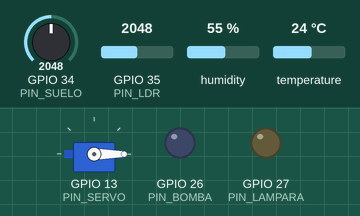
A sketch run on a simulated ESP32. Shown: servo, output pins drawn as LEDs (lit = HIGH). Inputs (shaded band) come from the test bench; at power-on: temperature 24 °C, GPIO 34 (PIN_SUELO) = 2048, GPIO 35 (PIN_LDR) = 2048, humidity 55 %. WiFi joins after 1.5 s; servers stay silent unless stated; random numbers use the default seed unless the sketch sets one; no MQTT or app messages arrive unless stated; what the sketch prints to the serial monitor is not drawn.

Above: at 2.7 s.
2.8 s: temperature set to 27.2 °C
7.2 s: temperature set to 28.4 °C
At 10.5 s:
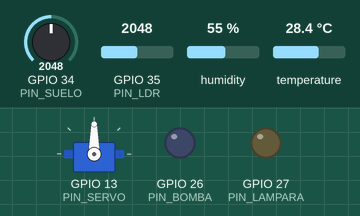
11.5 s: GPIO 34 (PIN_SUELO) set to 1462
13.2 s: GPIO 34 (PIN_SUELO) set to 1375
At 14.8 s:
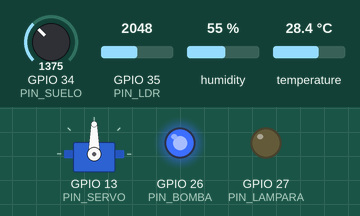
15.5 s: GPIO 35 (PIN_LDR) set to 2881
17.2 s: GPIO 35 (PIN_LDR) set to 2967
At 19.1 s:
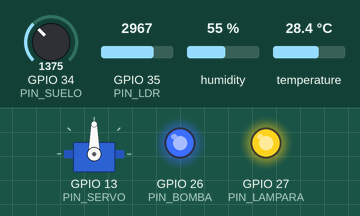
Timing chart, 0 to 20.5 s (numbered marks = the images above; inputs shaded):
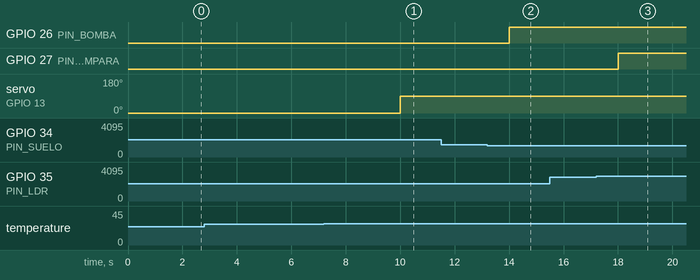

The sketch:

sketch.ino
```cpp
/*
 * Invernadero inteligente - ESP32 (simulado en Wokwi)
 *
 * Sensores : DHT22 (temperatura/humedad aire), potenciómetro (humedad de suelo),
 *            LDR (luz)
 * Actuadores: LED azul (bomba de riego), LED amarillo (lámpara de crecimiento),
 *            servo (ventana de ventilación)
 * Comunicación: MQTT (PubSubClient) <-> Streamlit
 *
 * Topics (TOPIC_BASE + sufijo):
 *   /sensores  (ESP32 -> app)  JSON con lecturas y estado de actuadores
 *   /comandos  (app -> ESP32)  JSON con órdenes, p. ej. {"bomba":true}
 *   /estado    (ESP32 -> app)  "online" / "offline" (retenido, con LWT)
 *
 * IMPORTANTE: cambia TOPIC_BASE por un identificador propio y usa el mismo
 * valor en la app de Streamlit (barra lateral o secrets).
 */
#include <WiFi.h>
#include <PubSubClient.h>
#include <DHT.h>
#include <ESP32Servo.h>
#include <ArduinoJson.h>

// ------------------------- CONFIGURACIÓN -------------------------
const char* WIFI_SSID = "Wokwi-GUEST";
const char* WIFI_PASS = "";
const char* MQTT_HOST = "broker.hivemq.com";
const uint16_t MQTT_PORT = 1883;
const char* TOPIC_BASE = "eafit/invernadero/inv-7k7a86o0";

// Pines
const int PIN_DHT     = 15;
const int PIN_SUELO   = 34;  // potenciómetro (ADC1)
const int PIN_LDR     = 35;  // salida analógica del módulo LDR (ADC1)
const int PIN_BOMBA   = 26;
const int PIN_LAMPARA = 27;
const int PIN_SERVO   = 13;

// En el módulo LDR de Wokwi la salida analógica sube cuando hay MENOS luz.
// Si en tu simulación ves el comportamiento contrario, pon false.
const bool LDR_INVERTIDO = true;

const unsigned long INTERVALO_PUBLICACION_MS = 2000;
const unsigned long BOMBA_MAX_MS = 60000;  // seguridad en modo manual
const int HISTERESIS = 10;                 // puntos porcentuales

// ------------------------- OBJETOS Y ESTADO -------------------------
DHT dht(PIN_DHT, DHT22);
Servo ventanaServo;
WiFiClient wifiClient;
PubSubClient mqtt(wifiClient);

String topicSensores, topicComandos, topicEstado;

struct Estado {
  bool modoAuto = true;
  bool bomba = false;
  bool lampara = false;
  int ventana = 0;          // 0..100 %
  int umbralSuelo = 35;     // % mínimo de humedad de suelo
  int umbralLuz = 30;       // % mínimo de luz
  float umbralTemp = 28.0;  // °C máxima antes de abrir la ventana
} est;

float temp = NAN, hum = NAN;
int suelo = 0, luz = 0;
unsigned long ultimaPub = 0, bombaDesde = 0;

// ------------------------- SALIDAS -------------------------
void ponerBomba(bool encendida) {
  if (encendida && !est.bomba) bombaDesde = millis();
  est.bomba = encendida;
}

void aplicarSalidas() {
  digitalWrite(PIN_BOMBA, est.bomba ? HIGH : LOW);
  digitalWrite(PIN_LAMPARA, est.lampara ? HIGH : LOW);
  ventanaServo.write(map(est.ventana, 0, 100, 0, 90));
}

// ------------------------- SENSORES -------------------------
void leerSensores() {
  float t = dht.readTemperature();
  float h = dht.readHumidity();
  if (!isnan(t)) temp = t;
  if (!isnan(h)) hum = h;

  suelo = constrain(map(analogRead(PIN_SUELO), 0, 4095, 0, 100), 0, 100);
  int l = constrain(map(analogRead(PIN_LDR), 0, 4095, 0, 100), 0, 100);
  luz = LDR_INVERTIDO ? 100 - l : l;
}

// ------------------------- LÓGICA AUTOMÁTICA -------------------------
void logicaAutomatica() {
  if (!est.modoAuto) return;

  if (suelo < est.umbralSuelo) ponerBomba(true);
  else if (suelo > est.umbralSuelo + HISTERESIS) ponerBomba(false);

  if (luz < est.umbralLuz) est.lampara = true;
  else if (luz > est.umbralLuz + HISTERESIS) est.lampara = false;

  if (!isnan(temp)) {
    if (temp > est.umbralTemp) est.ventana = 100;
    else if (temp < est.umbralTemp - 2.0) est.ventana = 0;
  }
}

// Seguridad: en modo manual la bomba no puede quedar encendida indefinidamente.
void seguridadBomba() {
  if (!est.modoAuto && est.bomba && millis() - bombaDesde > BOMBA_MAX_MS) {
    est.bomba = false;
    Serial.println("[SEGURIDAD] Bomba apagada por tiempo maximo en modo manual");
  }
}

// ------------------------- MQTT -------------------------
void publicarSensores() {
  JsonDocument doc;
  if (!isnan(temp)) doc["temp"] = roundf(temp * 10) / 10.0f;
  if (!isnan(hum)) doc["hum"] = roundf(hum * 10) / 10.0f;
  doc["suelo"] = suelo;
  doc["luz"] = luz;
  doc["bomba"] = est.bomba;
  doc["lampara"] = est.lampara;
  doc["ventana"] = est.ventana;
  doc["modo"] = est.modoAuto ? "auto" : "manual";
  JsonObject u = doc["umbrales"].to<JsonObject>();
  u["suelo"] = est.umbralSuelo;
  u["luz"] = est.umbralLuz;
  u["temp"] = est.umbralTemp;
  doc["uptime"] = millis() / 1000;

  char buf[384];
  size_t n = serializeJson(doc, buf, sizeof(buf));
  mqtt.publish(topicSensores.c_str(), (const uint8_t*)buf, n, false);
}

void onMensaje(char* topic, byte* payload, unsigned int length) {
  JsonDocument doc;
  DeserializationError err = deserializeJson(doc, payload, length);
  if (err) {
    Serial.print("[MQTT] JSON invalido: ");
    Serial.println(err.c_str());
    return;
  }

  bool tocaActuador = false;
  bool traeModo = doc["modo"].is<const char*>();

  if (traeModo) est.modoAuto = (strcmp(doc["modo"], "auto") == 0);
  if (doc["bomba"].is<bool>()) { ponerBomba(doc["bomba"].as<bool>()); tocaActuador = true; }
  if (doc["lampara"].is<bool>()) { est.lampara = doc["lampara"].as<bool>(); tocaActuador = true; }
  if (doc["ventana"].is<int>()) { est.ventana = constrain(doc["ventana"].as<int>(), 0, 100); tocaActuador = true; }

  if (doc["umbral_suelo"].is<int>()) est.umbralSuelo = constrain(doc["umbral_suelo"].as<int>(), 0, 100);
  if (doc["umbral_luz"].is<int>()) est.umbralLuz = constrain(doc["umbral_luz"].as<int>(), 0, 100);
  if (doc["umbral_temp"].is<float>()) est.umbralTemp = constrain(doc["umbral_temp"].as<float>(), 0.0f, 60.0f);

  // Una orden manual sobre un actuador saca al sistema del modo automático.
  if (tocaActuador && !traeModo) est.modoAuto = false;

  Serial.printf("[MQTT] Comando recibido en %s\n", topic);
  aplicarSalidas();
  publicarSensores();  // confirmación inmediata hacia la app
}

void conectarWiFi() {
  Serial.print("Conectando a WiFi");
  WiFi.begin(WIFI_SSID, WIFI_PASS, 6);
  while (WiFi.status() != WL_CONNECTED) {
    delay(250);
    Serial.print(".");
  }
  Serial.println(" OK");
}

void conectarMQTT() {
  while (!mqtt.connected()) {
    Serial.print("Conectando a MQTT...");
    String cid = "esp32-inv-" + String((uint32_t)esp_random(), HEX);
    // Last Will: si el ESP32 se cae, el broker publica "offline" (retenido)
    if (mqtt.connect(cid.c_str(), nullptr, nullptr, topicEstado.c_str(), 0, true, "offline")) {
      Serial.println(" OK");
      mqtt.subscribe(topicComandos.c_str());
      mqtt.publish(topicEstado.c_str(), "online", true);
    } else {
      Serial.printf(" fallo (rc=%d), reintento en 2 s\n", mqtt.state());
      delay(2000);
    }
  }
}

// ------------------------- SETUP / LOOP -------------------------
void setup() {
  Serial.begin(115200);
  pinMode(PIN_BOMBA, OUTPUT);
  pinMode(PIN_LAMPARA, OUTPUT);
  dht.begin();
  ventanaServo.setPeriodHertz(50);
  ventanaServo.attach(PIN_SERVO, 500, 2400);
  aplicarSalidas();

  topicSensores = String(TOPIC_BASE) + "/sensores";
  topicComandos = String(TOPIC_BASE) + "/comandos";
  topicEstado = String(TOPIC_BASE) + "/estado";

  conectarWiFi();
  mqtt.setServer(MQTT_HOST, MQTT_PORT);
  mqtt.setCallback(onMensaje);
  mqtt.setBufferSize(512);
}

void loop() {
  if (WiFi.status() != WL_CONNECTED) conectarWiFi();
  if (!mqtt.connected()) conectarMQTT();
  mqtt.loop();

  unsigned long ahora = millis();
  if (ahora - ultimaPub >= INTERVALO_PUBLICACION_MS) {
    ultimaPub = ahora;
    leerSensores();
    logicaAutomatica();
    seguridadBomba();
    aplicarSalidas();
    publicarSensores();
  }
}
```

Measured:
- the behaviour switches between 28 and 28.1 °C on temperature (found by bisection; images 0 and 1)
- the behaviour switches between 1434 and 1433 on GPIO 34 (PIN_SUELO) (found by bisection; images 1 and 2)
- the behaviour switches between 2907 and 2908 on GPIO 35 (PIN_LDR) (found by bisection; images 2 and 3)
- after the input at 2.8 s, every drawn part: stays the same
- after the input at 7.2 s, servo on GPIO 13 (PIN_SERVO): 0° → 90° after 2.8 s
- after the input at 11.5 s, every drawn part: stays the same
- after the input at 13.2 s, GPIO 26 (PIN_BOMBA): LOW → HIGH after 0.81 s
- after the input at 15.5 s, every drawn part: stays the same
- after the input at 17.2 s, GPIO 27 (PIN_LAMPARA): LOW → HIGH after 0.81 s
